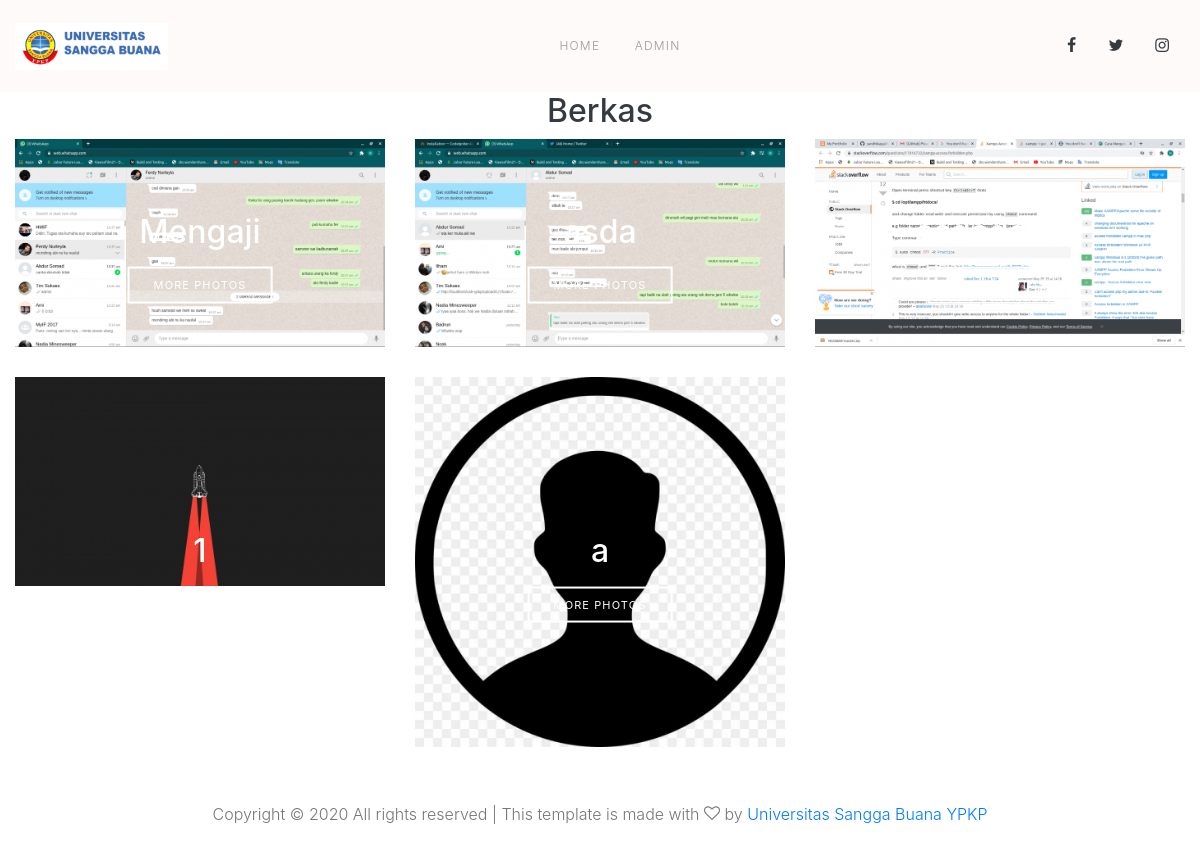
The app's page /index.php/berkas with its own data.
### tables this page shows
CREATE TABLE `dokumen` (
  `id_dokumen` int(11) NOT NULL,
  `id_kategori` int(11) DEFAULT NULL,
  `nama_file` varchar(255) DEFAULT NULL,
  `judul` varchar(255) DEFAULT NULL,
  `tema` varchar(50) NOT NULL,
  `ketua` varchar(255) NOT NULL,
  `tanggal` date NOT NULL,
  `deskripsi` varchar(1000) DEFAULT NULL
);

### application/controllers/Berkas.php (called while the page is built, shortened)
<?php
class Berkas extends CI_Controller {
    public function index()
    {
        $data['dokumen'] = $this->db->get('dokumen');
        $this->load->view('_partials/v_header');
        $this->load->view('v_berkas',$data);
        $this->load->view('_partials/v_footer');
    }
}

### index.php (called while the page is built, shortened)
<?php
require_once BASEPATH.'core/CodeIgniter.php';

### application/views/v_berkas.php (the view)
<section class="acara" id="acara">
  <div class="container-fluid" data-aos="fade" data-aos-delay="500">
    <div class="row">
      <div class="col-lg-12 text-center text-dark">
        <h2>Berkas</h2>
      </div>
      <?php
      foreach ($dokumen->result_array() as $doku) : ?>
        <div class="col-lg-4">
          <div class="image-wrap-2">
            <div class="image-info">
              <h2 class="mb-3"><?php  echo substr($doku['judul'] ,0,40); ?></h2>
              <a href="<?php echo base_url('home/detail/')?><?php echo $doku['id_dokumen'] ;?>" class="btn btn-outline-white py-2 px-4">More Photos</a>
            </div>
              <img src="<?php echo $doku['nama_file']; ?>" alt="Image" class="img-fluid">
          </div>
        </div>
      <?php endforeach; ?>
    </div>
  </div>
</section>

### assets/css/style.css (style rules this page uses)
body { line-height: 1.7; color: #777; font-weight: 300; font-size: 1rem; }
a { -webkit-transition: .3s all ease; -o-transition: .3s all ease; transition: .3s all ease; }
.btn { border-radius: 0; }
.btn-outline-white { border-color: #fff; color: #fff; border-width: 2px; text-transform: uppercase; font-size: 11px; letter-spacing: .1em; }
.image-wrap-2 { display: block; overflow: hidden; top: 0; left: 0; margin-bottom: 30px; }
.image-wrap-2:before { position: absolute; content: ""; left: 0; right: 0; bottom: 0; top: 0; z-index: 1; background: rgba(0, 0, 0, 0); -webkit-transition: .3s all ease; -o-transition: .3s all ease; transition: .3s all ease; }
.image-wrap-2 img { -webkit-transition: all .1s ease-in-out; }
.image-wrap-2 .image-info { text-align: center; position: absolute; top: 50%; left: 50%; z-index: 2; -webkit-transform: translate(-50%, -50%); -ms-transform: translate(-50%, -50%); transform: translate(-50%, -50%); }
.image-wrap-2 .image-info h2 { color: #fff; }
img { -webkit-transition: all .1s ease-in-out; }

### records on screen
dokumen: judul "Mengaji", nama_file (picture)
dokumen: judul "asda", nama_file (picture)
dokumen: judul "asdadadad", nama_file (picture)
dokumen: judul "1", nama_file (picture)
dokumen: judul "a", nama_file (picture)
